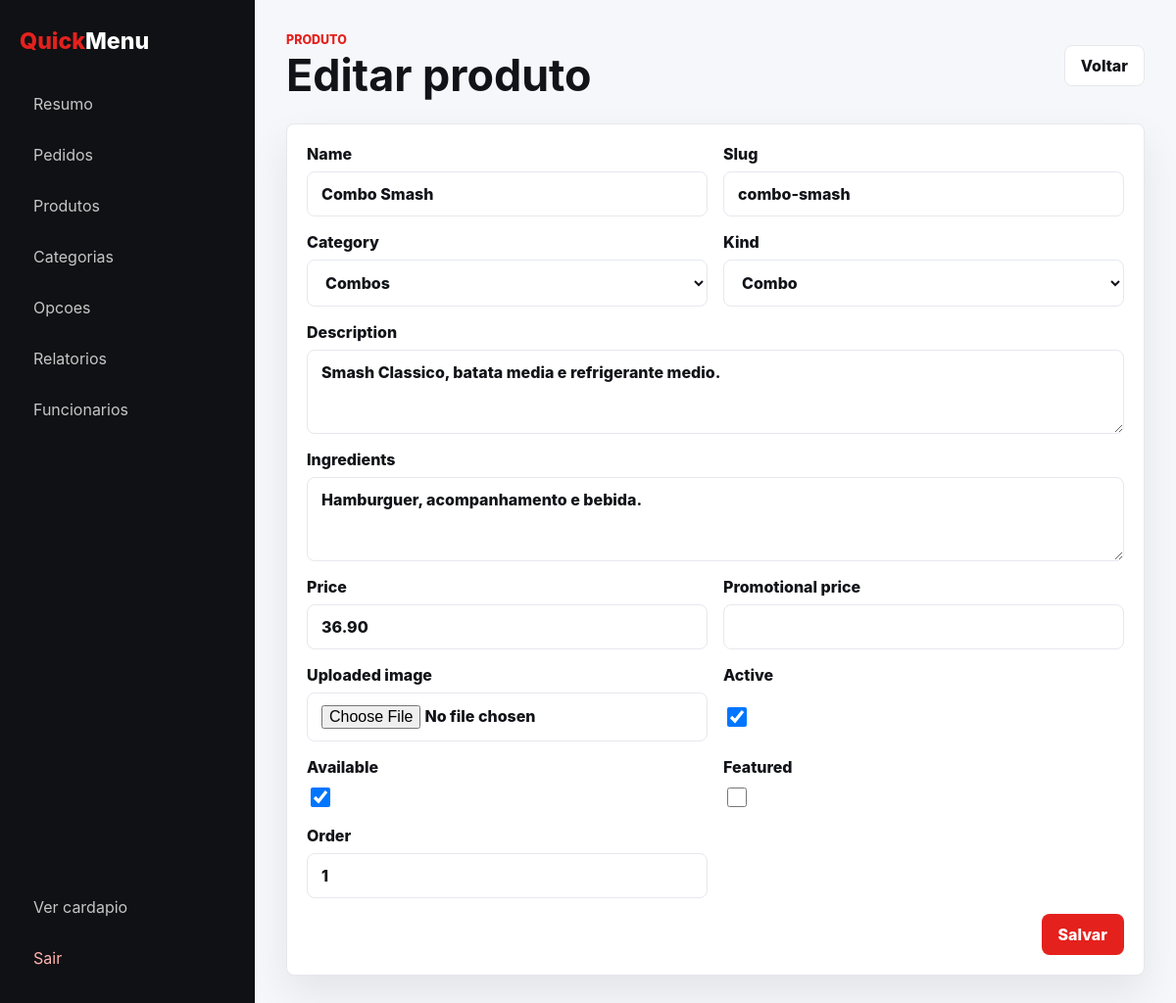
/painel/produtos/1/editar/ (signed in), run on the app's committed database.
### menu/models.py (models this page shows, shortened)
class Product(models.Model):
    KIND_CHOICES = [
        ('combo', 'Combo'),
        ('promotion', 'Promocao'),
        ('burger', 'Lanche'),
        ('custom', 'Personalizavel'),
    ]
    category = models.ForeignKey(Category, on_delete=models.PROTECT, related_name='products')
    name = models.CharField(max_length=120)
    slug = models.SlugField(unique=True)
    description = models.TextField(blank=True)
    ingredients = models.TextField(blank=True)
    price = models.DecimalField(max_digits=8, decimal_places=2)
    promotional_price = models.DecimalField(max_digits=8, decimal_places=2, null=True, blank=True)
    image = models.CharField(max_length=255, blank=True)
    uploaded_image = models.ImageField(upload_to='products/', blank=True, null=True)
    kind = models.CharField(max_length=20, choices=KIND_CHOICES, default='burger')
    active = models.BooleanField(default=True)
    available = models.BooleanField(default=True)
    featured = models.BooleanField(default=False)
    order = models.PositiveIntegerField(default=0)
    created_at = models.DateTimeField(default=timezone.now, editable=False)
    updated_at = models.DateTimeField(auto_now=True)
    class Meta:
        ordering = ['category__order', 'order', 'name']
        verbose_name = 'produto'
        verbose_name_plural = 'produtos'

### dashboard/views.py (the view)
# urls.py: path('produtos/<int:pk>/editar/', views.product_edit, name='product_edit'),
@manager_required
def product_edit(request, pk):
    product = get_object_or_404(Product, pk=pk)
    form = ProductForm(request.POST or None, request.FILES or None, instance=product)
    if request.method == 'POST' and form.is_valid():
        form.save()
        messages.success(request, 'Produto atualizado com sucesso.')
        return redirect('dashboard:products')
    return render(request, 'dashboard/product_form.html', {**dashboard_context(request), 'form': form, 'title': 'Editar produto', 'product': product})

### dashboard/forms.py (shortened to what this page needs)
class ProductForm(forms.ModelForm):
    class Meta:
        model = Product
        fields = [
            'name',
            'slug',
            'category',
            'kind',
            'description',
            'ingredients',
            'price',
            'promotional_price',
            'uploaded_image',
            'active',
            'available',
            'featured',
            'order',
        ]
        widgets = {
            'price': MoneyInput(attrs={'min': '0', 'step': '0.01'}),
            'promotional_price': MoneyInput(attrs={'min': '0', 'step': '0.01'}),
            'order': forms.NumberInput(attrs={'min': '0'}),
            'description': forms.Textarea(attrs={'rows': 3}),
            'ingredients': forms.Textarea(attrs={'rows': 3}),
        }

### cart/context_processors.py (called while the page is built)
def cart_summary(request):
    items, total = hydrate_cart(request.session)
    return {
        'cart_item_count': cart_count(request.session),
        'cart_total': total,
        'cart_preview_items': items,
    }

### cart/services.py (called while the page is built)
def get_cart(session):
    return session.get(CART_SESSION_KEY, [])

def cart_count(session):
    return sum(item['quantity'] for item in get_cart(session))

def money(value):
    return Decimal(value).quantize(Decimal('0.01'))

def hydrate_cart(session):
    hydrated = []
    total = Decimal('0.00')
    for index, item in enumerate(get_cart(session)):
        unit_price = money(item['unit_price'])
        subtotal = money(unit_price * item['quantity'])
        total += subtotal
        hydrated.append({**item, 'index': index, 'unit_price_decimal': unit_price, 'subtotal': subtotal})
    return hydrated, money(total)

### dashboard/views.py (called while the page is built)
def dashboard_context(request):
    return {
        'is_manager': request.user.is_superuser or request.user.groups.filter(name='Administradores').exists(),
        'status_labels': STATUS_LABELS,
    }

### menu/models.py (called while the page is built)
    def __str__(self):
        return self.name

### templates/dashboard/product_form.html (shortened to what this page needs)
{% extends 'dashboard/base_panel.html' %}
{% block eyebrow %}Produto{% endblock %}
{% block heading %}{{ title }}{% endblock %}
{% block actions %}<a class="secondary-panel-button" href="{% url 'dashboard:products' %}">Voltar</a>{% endblock %}
{% block content %}
<section class="panel-card form-card">
    <form class="panel-form grid-form" method="post" enctype="multipart/form-data">
        {% for field in form %}
            <label class="{% if field.name == 'description' or field.name == 'ingredients' %}span-2{% endif %}">
                {{ field.label }} {{ field }}
            </label>
        {% endfor %}
        <div class="form-actions span-2">
            <button class="primary-panel-button" type="submit">Salvar</button>
        </div>
    </form>
</section>
{% endblock %}

### static/css/panel.css (style rules this page uses)
:root { --red: #e4211d; --red-dark: #bc1713; --ink: #111318; --muted: #69707d; --line: #e6e8ee; --soft: #f6f7fa; --white: #ffffff; --shadow: 0 18px 40px rgba(17, 19, 24, 0.08); }
* { box-sizing: border-box; }
html { width: 100%; overflow-x: hidden; }
body { margin: 0; font-family: Inter, system-ui, -apple-system, BlinkMacSystemFont, "Segoe UI", sans-serif; color: var(--ink); background: var(--soft); width: 100%; overflow-x: hidden; }
a { color: inherit; text-decoration: none; }
button, input, select, textarea { font: inherit; }
button { cursor: pointer; }
.panel-shell { min-height: 100vh; width: 100%; max-width: 100vw; display: grid; grid-template-columns: 260px minmax(0, 1fr); overflow-x: hidden; }
.primary-panel-button, .secondary-panel-button, .danger-button, .small-action, .small-link, .filter-actions a { border: 1px solid var(--line); border-radius: 8px; min-height: 42px; padding: 0 16px; display: inline-flex; align-items: center; justify-content: center; font-weight: 800; }
.primary-panel-button, .small-action { border-color: transparent; background: var(--red); color: #fff; }
.secondary-panel-button, .filter-actions a, .small-link { background: #fff; color: var(--ink); }
.stat-card, .panel-card, .order-ticket { border: 1px solid var(--line); border-radius: 8px; background: #fff; box-shadow: var(--shadow); }
.panel-card { min-width: 0; padding: 20px; }
.filter-bar input, .filter-bar select, .panel-form input, .panel-form select, .panel-form textarea { width: 100%; border: 1px solid var(--line); border-radius: 8px; background: #fff; padding: 12px 14px; color: var(--ink); }
.form-card { max-width: 920px; }
.panel-form { display: grid; gap: 16px; }
.grid-form { grid-template-columns: repeat(2, minmax(0, 1fr)); }
.panel-form label { display: grid; gap: 8px; font-weight: 800; }
.panel-form label input[type="checkbox"] { width: 20px; height: 20px; }
.span-2 { grid-column: 1 / -1; }
.form-actions { display: flex; justify-content: flex-end; }

### data on the page
Product: form "Combo Smash" "combo-smash" "Combos" "Combo" "Smash Classico, batata media e refrigerante medio." "Hamburguer, acompanhamento e bebida." "36.90" "☑" "☑" "1"

### other printed values
{{ title }} "Editar produto"
{{ field.label }} "Name" "Slug" "Category" "Kind" "Description" "Ingredients" "Price" "Promotional price" "Uploaded image" "Active" "Available" "Featured" "Order"
